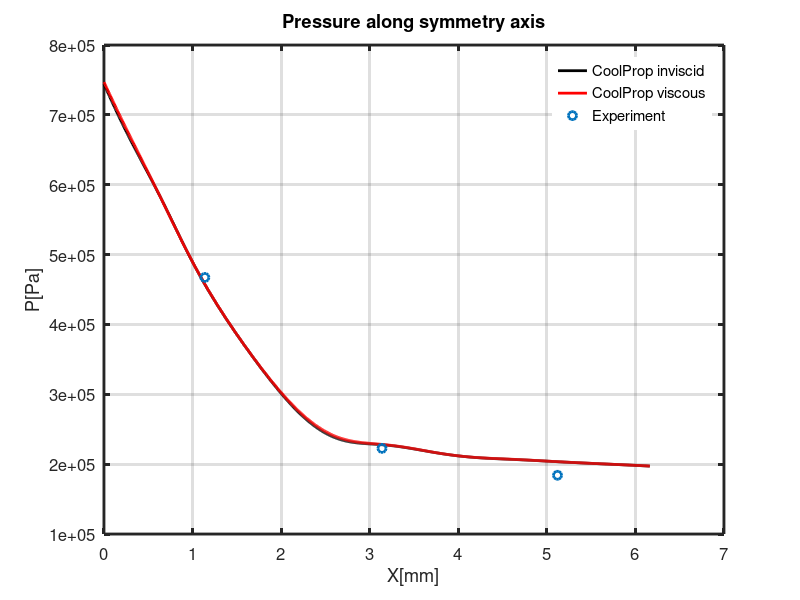

Write MATLAB code to recreate this figure.
clear all;
clc;
% read experiment pressure, skip the header
exp = dlmread('ex.csv');
##exp_x = (exp(:,1)-70)/10;
exp_x = exp(:,1)/10-7.1;
exp_p = exp(:,3)*10^5;



% read coolprop inviscid model
cp_euler = dlmread('ccolprop_euler.csv','',1,0);
##cp_euler = dlmread('pr.csv','',1,0);
cp_euler_x = cp_euler(:,5);
cp_euler_p = cp_euler(:,2);
cp_euler_m = cp_euler(:,1);
##
% read coolprop viscous model
##cp_rans = dlmread('pr_rans.csv','',1,0);
cp_rans = dlmread('coolprop_rans.csv','',1,0);
cp_rans_x = cp_rans(:,5);
cp_rans_p = cp_rans(:,2);
cp_rans_m = cp_rans(:,1);

% plot comparison
figure(1)
##plot(PR_x, PR_p,'k',"linewidth", 2);
##hold on
##grid on
plot(cp_euler_x, cp_euler_p,'k',"linewidth", 2);
hold on
grid on
plot(cp_rans_x, cp_rans_p,'r',"linewidth", 2);
hold on
grid on
plot(exp_x, exp_p,'o',"linewidth", 2);
hold on
grid on
xlabel('X[mm]')
ylabel('P[Pa]')
title('Pressure along symmetry axis')
legend boxoff
set(gca, "linewidth", 2, "fontsize", 12);
##axis ([0 0.13 2e5 9e5])
legend("CoolProp inviscid","CoolProp viscous","Experiment")
